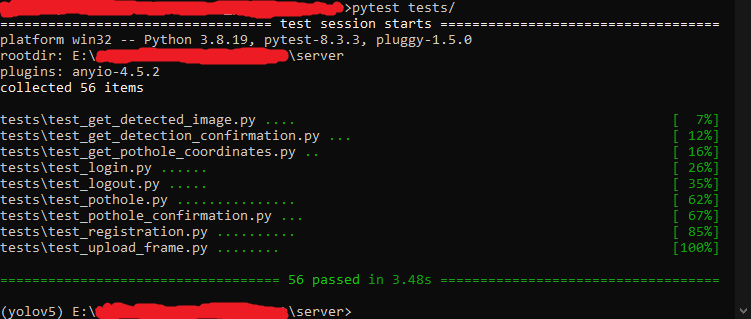
#> input picture documentation/unit_tests.png, 751 x 319 px
$ python -i image_service.py   (imports and definitions only)
#> lines starting #> are read from the running program, lines starting #| are printed output that depends on the picture
import os
from PIL import Image, ExifTags

class ImageService:
    UPLOAD_FOLDER = 'uploaded_frames'
    CONFIRMED_FOLDER = 'uploaded_frames/confirmed'

    @staticmethod
    def correct_image_orientation(image):
        try:
            for orientation in ExifTags.TAGS.keys():
                if ExifTags.TAGS[orientation] == 'Orientation':
                    break
            exif = dict(image._getexif().items())
            if exif[orientation] == 3:
                image = image.rotate(180, expand=True)
            elif exif[orientation] == 6:
                image = image.rotate(270, expand=True)
            elif exif[orientation] == 8:
                image = image.rotate(90, expand=True)
        except (AttributeError, KeyError, IndexError):
            pass

    @staticmethod
    def process_image(file, filename):
        file_path = os.path.join(ImageService.UPLOAD_FOLDER, filename)
        file.save(file_path)
        with Image.open(file_path) as img:
            ImageService.correct_image_orientation(img)
            img = img.resize((416, 416))
            img.save(file_path)
        return file_path

>>> import cv2
>>> picture = cv2.imread('../documentation/unit_tests.png', cv2.IMREAD_GRAYSCALE)
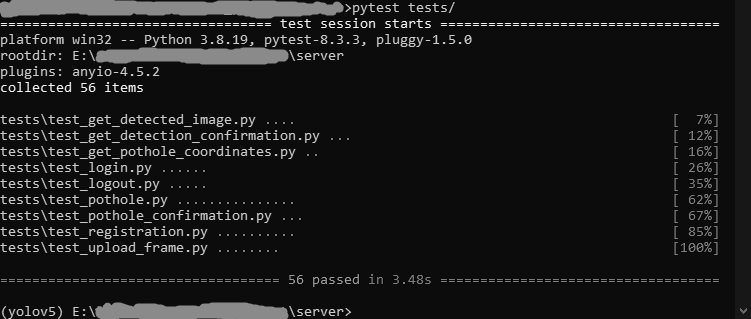
#> picture: shape (319, 751); min 0, max 242, mean 26.3
>>> result = ImageService().correct_image_orientation(picture)
